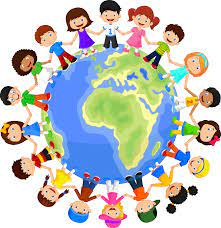
#> input picture 7-sectioning_operation_1/23nisan.jpg, 221 x 228 px
$ python section.py
#> lines starting #> are read from the running program, lines starting #| are printed output that depends on the picture
import cv2
import numpy as np

resim = cv2.imread("23nisan.jpg")
#> resim is the input picture: shape (228, 221, 3); mean B, G, R 191.8, 196.5, 194.2

#Bir resimden belirli bir bölüm alınmak istenirse yağılması gerekenler şu şekildedir:
#Resmin içerisinden bir bölge yani kesit alınacağı için yeni bir değişken tanımlanır. Ve tanımlanan
#değişkene resimden alınan kısım atanır.

kesit = resim[30:100,80:200]
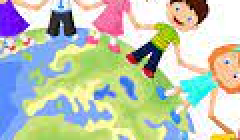
#> kesit: shape (70, 120, 3) (shown 2 times larger); mean B, G, R 177.7, 196.5, 188.4

#Yukarıdaki satır ile ana resmin bir bölgesi kesit isimli değişken içerisine atanmıştır. Bu bölge resim isimli
# değişkende tutulan resim içerisindeki 50:150,300:400 konumundaki bölgedir. 50:150 kısmı y koordinatıdır ve
#300:400 kısmı x koordinatıdır.

cv2.imshow("Kesit Alani",kesit) #kesit alanının görünmesi için imshow metodu ile kesit isimli değişken çağrılmıştır.
cv2.imshow("23 Nisan",resim)

cv2.waitKey(0)
cv2.destroyAllWindows()
